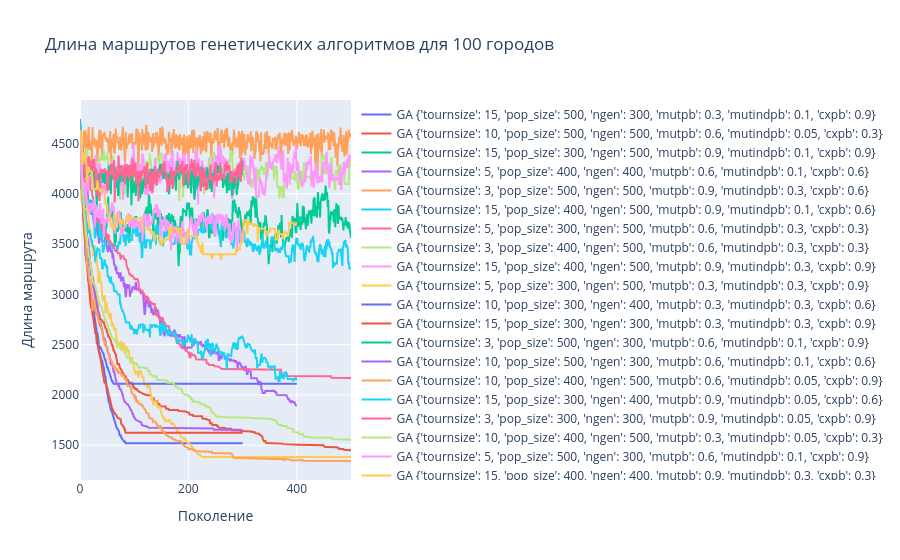

This figure's notebook cell:
### Code cell
num_traces = len(grid_log['params'])
fig_2 = go.Figure()
for num_trace in range(num_traces):
    x = np.arange(len(grid_log['logbooks'][num_trace]))
    y = grid_log['logbooks'][num_trace].select('min')
    fig_2.add_trace(
        go.Scatter(x=x, y=y, mode='lines', name=f'GA {grid_log['params'][num_trace]}', hovertemplate='<b>%{fullData.name}</b><br>Поколение: %{x}<br>Длина: %{y:.2f}<extra></extra>')
    )
fig_2.update_layout(
    title=f'Длина маршрутов генетических алгоритмов для {len(cities)} городов',
    xaxis_title = 'Поколение',
    yaxis_title = 'Длина маршрута'
)
fig_2.show()

### Figure 1 — Plotly figure (JSON) as saved in the notebook; plotly's stock layout.template omitted (floating-point values rounded to 4 significant figures; data arrays with more than 128 entries replaced by an {"elided": "..."} marker saying what was removed)
{"data": [{"hovertemplate": "<b>%{fullData.name}</b><br>Поколение: %{x}<br>Длина: %{y:.2f}<extra></extra>", "mode": "lines", "name": "GA {'tournsize': 15, 'pop_size': 500, 'ngen': 300, 'mutpb': 0.3, 'mutindpb': 0.1, 'cxpb': 0.9}", "type": "scatter", "x": {"elided": "301 int values"}, "y": {"elided": "301 float values"}}, {"hovertemplate": "<b>%{fullData.name}</b><br>Поколение: %{x}<br>Длина: %{y:.2f}<extra></extra>", "mode": "lines", "name": "GA {'tournsize': 10, 'pop_size': 500, 'ngen': 500, 'mutpb': 0.6, 'mutindpb': 0.05, 'cxpb': 0.3}", "type": "scatter", "x": {"elided": "501 int values"}, "y": {"elided": "501 float values"}}, {"hovertemplate": "<b>%{fullData.name}</b><br>Поколение: %{x}<br>Длина: %{y:.2f}<extra></extra>", "mode": "lines", "name": "GA {'tournsize': 15, 'pop_size': 300, 'ngen': 500, 'mutpb': 0.9, 'mutindpb': 0.1, 'cxpb': 0.9}", "type": "scatter", "x": {"elided": "501 int values"}, "y": {"elided": "501 float values"}}, {"hovertemplate": "<b>%{fullData.name}</b><br>Поколение: %{x}<br>Длина: %{y:.2f}<extra></extra>", "mode": "lines", "name": "GA {'tournsize': 5, 'pop_size': 400, 'ngen': 400, 'mutpb': 0.6, 'mutindpb': 0.1, 'cxpb': 0.6}", "type": "scatter", "x": {"elided": "401 int values"}, "y": {"elided": "401 float values"}}, {"hovertemplate": "<b>%{fullData.name}</b><br>Поколение: %{x}<br>Длина: %{y:.2f}<extra></extra>", "mode": "lines", "name": "GA {'tournsize': 3, 'pop_size': 500, 'ngen': 500, 'mutpb': 0.9, 'mutindpb': 0.3, 'cxpb': 0.6}", "type": "scatter", "x": {"elided": "501 int values"}, "y": {"elided": "501 float values"}}, {"hovertemplate": "<b>%{fullData.name}</b><br>Поколение: %{x}<br>Длина: %{y:.2f}<extra></extra>", "mode": "lines", "name": "GA {'tournsize': 15, 'pop_size': 400, 'ngen': 500, 'mutpb': 0.9, 'mutindpb': 0.1, 'cxpb': 0.6}", "type": "scatter", "x": {"elided": "501 int values"}, "y": {"elided": "501 float values"}}, {"hovertemplate": "<b>%{fullData.name}</b><br>Поколение: %{x}<br>Длина: %{y:.2f}<extra></extra>", "mode": "lines", "name": "GA {'tournsize': 5, 'pop_size': 300, 'ngen': 500, 'mutpb': 0.6, 'mutindpb': 0.3, 'cxpb': 0.3}", "type": "scatter", "x": {"elided": "501 int values"}, "y": {"elided": "501 float values"}}, {"hovertemplate": "<b>%{fullData.name}</b><br>Поколение: %{x}<br>Длина: %{y:.2f}<extra></extra>", "mode": "lines", "name": "GA {'tournsize': 3, 'pop_size': 400, 'ngen': 500, 'mutpb': 0.6, 'mutindpb': 0.3, 'cxpb': 0.3}", "type": "scatter", "x": {"elided": "501 int values"}, "y": {"elided": "501 float values"}}, {"hovertemplate": "<b>%{fullData.name}</b><br>Поколение: %{x}<br>Длина: %{y:.2f}<extra></extra>", "mode": "lines", "name": "GA {'tournsize': 15, 'pop_size': 400, 'ngen': 500, 'mutpb': 0.9, 'mutindpb': 0.3, 'cxpb': 0.9}", "type": "scatter", "x": {"elided": "501 int values"}, "y": {"elided": "501 float values"}}, {"hovertemplate": "<b>%{fullData.name}</b><br>Поколение: %{x}<br>Длина: %{y:.2f}<extra></extra>", "mode": "lines", "name": "GA {'tournsize': 5, 'pop_size': 300, 'ngen': 500, 'mutpb': 0.3, 'mutindpb': 0.3, 'cxpb': 0.9}", "type": "scatter", "x": {"elided": "501 int values"}, "y": {"elided": "501 float values"}}, {"hovertemplate": "<b>%{fullData.name}</b><br>Поколение: %{x}<br>Длина: %{y:.2f}<extra></extra>", "mode": "lines", "name": "GA {'tournsize': 10, 'pop_size': 300, 'ngen': 400, 'mutpb': 0.3, 'mutindpb': 0.3, 'cxpb': 0.6}", "type": "scatter", "x": {"elided": "401 int values"}, "y": {"elided": "401 float values"}}, {"hovertemplate": "<b>%{fullData.name}</b><br>Поколение: %{x}<br>Длина: %{y:.2f}<extra></extra>", "mode": "lines", "name": "GA {'tournsize': 15, 'pop_size': 300, 'ngen': 300, 'mutpb': 0.3, 'mutindpb': 0.3, 'cxpb': 0.9}", "type": "scatter", "x": {"elided": "301 int values"}, "y": {"elided": "301 float values"}}, {"hovertemplate": "<b>%{fullData.name}</b><br>Поколение: %{x}<br>Длина: %{y:.2f}<extra></extra>", "mode": "lines", "name": "GA {'tournsize': 3, 'pop_size': 500, 'ngen': 300, 'mutpb': 0.6, 'mutindpb': 0.1, 'cxpb': 0.9}", "type": "scatter", "x": {"elided": "301 int values"}, "y": {"elided": "301 float values"}}, {"hovertemplate": "<b>%{fullData.name}</b><br>Поколение: %{x}<br>Длина: %{y:.2f}<extra></extra>", "mode": "lines", "name": "GA {'tournsize': 10, 'pop_size': 500, 'ngen': 300, 'mutpb': 0.6, 'mutindpb': 0.1, 'cxpb': 0.6}", "type": "scatter", "x": {"elided": "301 int values"}, "y": {"elided": "301 float values"}}, {"hovertemplate": "<b>%{fullData.name}</b><br>Поколение: %{x}<br>Длина: %{y:.2f}<extra></extra>", "mode": "lines", "name": "GA {'tournsize': 10, 'pop_size': 400, 'ngen': 500, 'mutpb': 0.6, 'mutindpb': 0.05, 'cxpb': 0.9}", "type": "scatter", "x": {"elided": "501 int values"}, "y": {"elided": "501 float values"}}, {"hovertemplate": "<b>%{fullData.name}</b><br>Поколение: %{x}<br>Длина: %{y:.2f}<extra></extra>", "mode": "lines", "name": "GA {'tournsize': 15, 'pop_size': 300, 'ngen': 400, 'mutpb': 0.9, 'mutindpb': 0.05, 'cxpb': 0.6}", "type": "scatter", "x": {"elided": "401 int values"}, "y": {"elided": "401 float values"}}, {"hovertemplate": "<b>%{fullData.name}</b><br>Поколение: %{x}<br>Длина: %{y:.2f}<extra></extra>", "mode": "lines", "name": "GA {'tournsize': 3, 'pop_size': 300, 'ngen': 300, 'mutpb': 0.9, 'mutindpb': 0.05, 'cxpb': 0.9}", "type": "scatter", "x": {"elided": "301 int values"}, "y": {"elided": "301 float values"}}, {"hovertemplate": "<b>%{fullData.name}</b><br>Поколение: %{x}<br>Длина: %{y:.2f}<extra></extra>", "mode": "lines", "name": "GA {'tournsize': 10, 'pop_size': 400, 'ngen': 500, 'mutpb': 0.3, 'mutindpb': 0.05, 'cxpb': 0.3}", "type": "scatter", "x": {"elided": "501 int values"}, "y": {"elided": "501 float values"}}, {"hovertemplate": "<b>%{fullData.name}</b><br>Поколение: %{x}<br>Длина: %{y:.2f}<extra></extra>", "mode": "lines", "name": "GA {'tournsize': 5, 'pop_size': 500, 'ngen': 300, 'mutpb': 0.6, 'mutindpb': 0.1, 'cxpb': 0.9}", "type": "scatter", "x": {"elided": "301 int values"}, "y": {"elided": "301 float values"}}, {"hovertemplate": "<b>%{fullData.name}</b><br>Поколение: %{x}<br>Длина: %{y:.2f}<extra></extra>", "mode": "lines", "name": "GA {'tournsize': 15, 'pop_size': 400, 'ngen': 400, 'mutpb': 0.9, 'mutindpb': 0.3, 'cxpb': 0.3}", "type": "scatter", "x": {"elided": "401 int values"}, "y": {"elided": "401 float values"}}], "layout": {"title": {"text": "Длина маршрутов генетических алгоритмов для 100 городов"}, "xaxis": {"title": {"text": "Поколение"}}, "yaxis": {"title": {"text": "Длина маршрута"}}}}
